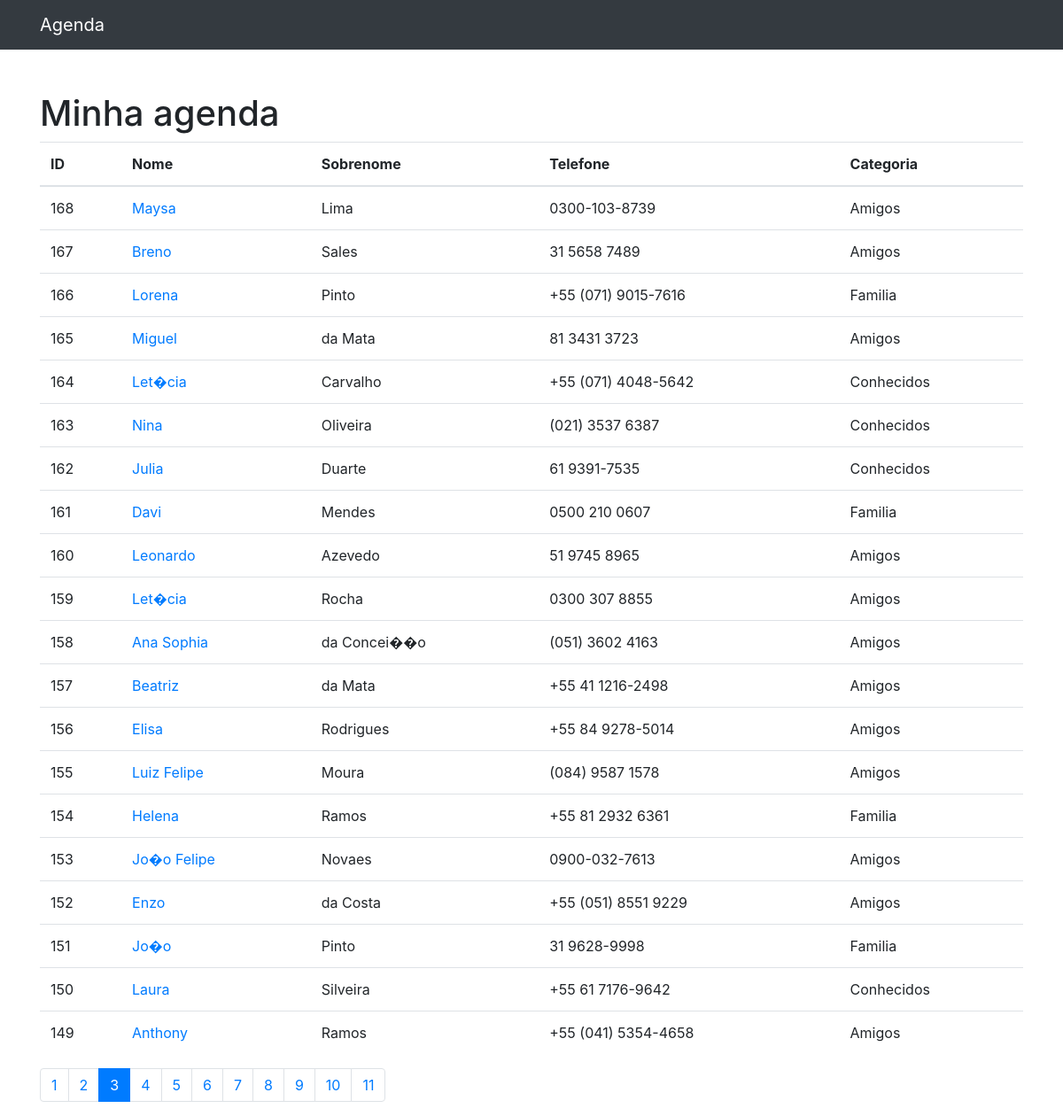
Screenshot of /?p=3 with the database file from the repository.
### contatos/models.py (models this page shows, shortened)
class Contato(models.Model):
    nome = models.CharField(max_length=255)
    sobrenome = models.CharField(max_length=255, blank=True)
    telefone = models.CharField(max_length=255)
    email = models.CharField(max_length=255, blank=True)
    data_criacao = models.DateTimeField(default=timezone.now)
    descricao = models.TextField(blank=True)
    categoria = models.ForeignKey(Categoria, on_delete=models.DO_NOTHING)
    mostrar = models.BooleanField(default=True)

class Categoria(models.Model):
    nome = models.CharField(max_length=255)
    def __str__(self) -> str:
        return self.nome

### contatos/views.py (the view)
# urls.py: path('', views.index, name='index'),
def index(request):
    contatos = Contato.objects.order_by('-id').filter(
        mostrar=True
    )
    paginator = Paginator(contatos, 20)
    page = request.GET.get('p')
    contatos = paginator.get_page(page)
    return render(request, 'contatos/index.html', {
        'contatos': contatos
    })

### contatos/templates/contatos/index.html
{% extends 'base.html' %}
{% block 'conteudo' %}
<h1 class="mt-5">Minha agenda</h1>
<table class="table">
  <thead>
    <tr>
      <th>ID</th>
      <th>Nome</th>
      <th>Sobrenome</th>
      <th>Telefone</th>
      <th>Categoria</th>
    </tr>
  </thead>
  <tbody>
    {% for contato in contatos %}
      <tr>
        <td>
          {{ contato.id }}
        </td>
        <td>
          <a href="{% url 'ver_contato' contato.id %}">{{contato.nome}}</a>
        </td>
        <td>{{contato.sobrenome}}</td>
        <td>{{contato.telefone}}</td>
        <td>{{contato.categoria}}</td>
      </tr>
    {% endfor %}
  </tbody>
</table>
<nav aria-label="Page navigation example">
  <ul class="pagination">
    {% for pagina in contatos.paginator.page_range %}
      {% if contatos.number == pagina %}
    <li class="page-item active"><a class="page-link" href="?p={{ pagina }}">{{ pagina }}</a></li
      >
    {% else %}
    <li class="page-item"><a class="page-link" href="?p={{ pagina }}">{{ pagina }}</a></li>
    {% endif %}
    {% endfor %}
  </ul>
</nav>
{% endblock 'conteudo' %}

### rows the page displays
Contato: id "168", nome "Maysa", sobrenome "Lima", telefone "0300-103-8739", categoria "Amigos"
Contato: id "167", nome "Breno", sobrenome "Sales", telefone "31 5658 7489", categoria "Amigos"
Contato: id "166", nome "Lorena", sobrenome "Pinto", telefone "+55 (071) 9015-7616", categoria "Familia"
Contato: id "165", nome "Miguel", sobrenome "da Mata", telefone "81 3431 3723", categoria "Amigos"
Contato: id "164", nome "Let�cia", sobrenome "Carvalho", telefone "+55 (071) 4048-5642", categoria "Conhecidos"
Contato: id "163", nome "Nina", sobrenome "Oliveira", telefone "(021) 3537 6387", categoria "Conhecidos"
Contato: id "162", nome "Julia", sobrenome "Duarte", telefone "61 9391-7535", categoria "Conhecidos"
Contato: id "161", nome "Davi", sobrenome "Mendes", telefone "0500 210 0607", categoria "Familia"
Contato: id "160", nome "Leonardo", sobrenome "Azevedo", telefone "51 9745 8965", categoria "Amigos"
Contato: id "159", nome "Let�cia", sobrenome "Rocha", telefone "0300 307 8855", categoria "Amigos"
Contato: id "158", nome "Ana Sophia", sobrenome "da Concei��o", telefone "(051) 3602 4163", categoria "Amigos"
Contato: id "157", nome "Beatriz", sobrenome "da Mata", telefone "+55 41 1216-2498", categoria "Amigos"
Contato: id "156", nome "Elisa", sobrenome "Rodrigues", telefone "+55 84 9278-5014", categoria "Amigos"
Contato: id "155", nome "Luiz Felipe", sobrenome "Moura", telefone "(084) 9587 1578", categoria "Amigos"
Contato: id "154", nome "Helena", sobrenome "Ramos", telefone "+55 81 2932 6361", categoria "Familia"
Contato: id "153", nome "Jo�o Felipe", sobrenome "Novaes", telefone "0900-032-7613", categoria "Amigos"
Contato: id "152", nome "Enzo", sobrenome "da Costa", telefone "+55 (051) 8551 9229", categoria "Amigos"
Contato: id "151", nome "Jo�o", sobrenome "Pinto", telefone "31 9628-9998", categoria "Familia"
Contato: id "150", nome "Laura", sobrenome "Silveira", telefone "+55 61 7176-9642", categoria "Conhecidos"
Contato: id "149", nome "Anthony", sobrenome "Ramos", telefone "+55 (041) 5354-4658", categoria "Amigos"

### other values shown
{{ pagina }} "1" "2" "4" "5" "6" "7" "8" "9" "10" "11"
{{ pagina }} "3"
